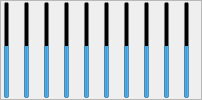
              <widget class="QFrame" name="frame_4">
               <property name="frameShape">
                <enum>QFrame::StyledPanel</enum>
               </property>
               <property name="frameShadow">
                <enum>QFrame::Raised</enum>
               </property>
               <layout class="QHBoxLayout" name="horizontalLayout_2">
                <property name="spacing">
                 <number>0</number>
                </property>
                <property name="leftMargin">
                 <number>0</number>
                </property>
                <property name="topMargin">
                 <number>0</number>
                </property>
                <property name="rightMargin">
                 <number>0</number>
                </property>
                <property name="bottomMargin">
                 <number>0</number>
                </property>
                <item>
                 <widget class="QSlider" name="verticalSlider_1">
                  <property name="styleSheet">
                   <string notr="true">QSlider{
    background-color: transparent;
}

QSlider::handle {
    background-color: qradialgradient(
        cx: 0.7, cy: 1.4, fx: 0.7, fy: 1.4,
        radius: 1, stop: 0 #fff, stop: 1 #424242
        );
	border-radius: 2px;
    height: 40px;
    width: 40px;
    margin: -15px 0px;
    }

QSlider::handle::hover{
	border: inset;
	 background-color: qradialgradient(
        cx: 0.7, cy: 1.4, fx: 0.7, fy: 1.4,
        radius: 1, stop: 0 #bbb, stop: 1 #000
        );
}</string>
                  </property>
                  <property name="minimum">
                   <number>-5</number>
                  </property>
                  <property name="maximum">
                   <number>3</number>
                  </property>
                  <property name="singleStep">
                   <number>1</number>
                  </property>
                  <property name="pageStep">
                   <number>1</number>
                  </property>
                  <property name="value">
                   <number>0</number>
                  </property>
                  <property name="orientation">
                   <enum>Qt::Vertical</enum>
                  </property>
                  <property name="tickPosition">
                   <enum>QSlider::TicksBelow</enum>
                  </property>
                  <property name="tickInterval">
                   <number>0</number>
                  </property>
                 </widget>
                </item>
                <item>
                 <widget class="QSlider" name="verticalSlider_2">
                  <property name="styleSheet">
                   <string notr="true">QSlider{
    background-color: transparent;
}

QSlider::handle {
    background-color: qradialgradient(
        cx: 0.7, cy: 1.4, fx: 0.7, fy: 1.4,
        radius: 1, stop: 0 #fff, stop: 1 #424242
        );
	border-radius: 2px;
    height: 40px;
    width: 40px;
    margin: -15px 0px;
    }

QSlider::handle::hover{
	border: inset;
	 background-color: qradialgradient(
        cx: 0.7, cy: 1.4, fx: 0.7, fy: 1.4,
        radius: 1, stop: 0 #bbb, stop: 1 #000
        );
}</string>
                  </property>
                  <property name="minimum">
                   <number>-5</number>
                  </property>
                  <property name="maximum">
                   <number>3</number>
                  </property>
                  <property name="singleStep">
                   <number>1</number>
                  </property>
                  <property name="pageStep">
                   <number>1</number>
                  </property>
                  <property name="value">
                   <number>0</number>
                  </property>
                  <property name="orientation">
                   <enum>Qt::Vertical</enum>
                  </property>
                  <property name="tickPosition">
                   <enum>QSlider::TicksBelow</enum>
                  </property>
                  <property name="tickInterval">
                   <number>0</number>
                  </property>
                 </widget>
                </item>
                <item>
                 <widget class="QSlider" name="verticalSlider_3">
                  <property name="styleSheet">
                   <string notr="true">QSlider{
    background-color: transparent;
}

QSlider::handle {
    background-color: qradialgradient(
        cx: 0.7, cy: 1.4, fx: 0.7, fy: 1.4,
        radius: 1, stop: 0 #fff, stop: 1 #424242
        );
	border-radius: 2px;
    height: 40px;
    width: 40px;
    margin: -15px 0px;
    }

QSlider::handle::hover{
	border: inset;
	 background-color: qradialgradient(
        cx: 0.7, cy: 1.4, fx: 0.7, fy: 1.4,
        radius: 1, stop: 0 #bbb, stop: 1 #000
        );
}</string>
                  </property>
                  <property name="minimum">
                   <number>-5</number>
                  </property>
                  <property name="maximum">
                   <number>3</number>
                  </property>
                  <property name="singleStep">
                   <number>1</number>
                  </property>
                  <property name="pageStep">
                   <number>1</number>
                  </property>
                  <property name="value">
                   <number>0</number>
                  </property>
                  <property name="orientation">
                   <enum>Qt::Vertical</enum>
                  </property>
                  <property name="tickPosition">
                   <enum>QSlider::TicksBelow</enum>
                  </property>
                  <property name="tickInterval">
                   <number>0</number>
                  </property>
                 </widget>
                </item>
                <item>
                 <widget class="QSlider" name="verticalSlider_4">
                  <property name="styleSheet">
                   <string notr="true">QSlider{
    background-color: transparent;
}

QSlider::handle {
    background-color: qradialgradient(
        cx: 0.7, cy: 1.4, fx: 0.7, fy: 1.4,
        radius: 1, stop: 0 #fff, stop: 1 #424242
        );
	border-radius: 2px;
    height: 40px;
    width: 40px;
    margin: -15px 0px;
    }

QSlider::handle::hover{
	border: inset;
	 background-color: qradialgradient(
        cx: 0.7, cy: 1.4, fx: 0.7, fy: 1.4,
        radius: 1, stop: 0 #bbb, stop: 1 #000
        );
}</string>
                  </property>
                  <property name="minimum">
                   <number>-5</number>
                  </property>
                  <property name="maximum">
                   <number>3</number>
                  </property>
                  <property name="pageStep">
                   <number>1</number>
                  </property>
                  <property name="value">
                   <number>0</number>
                  </property>
                  <property name="orientation">
                   <enum>Qt::Vertical</enum>
                  </property>
                  <property name="tickPosition">
                   <enum>QSlider::TicksBelow</enum>
                  </property>
                  <property name="tickInterval">
                   <number>0</number>
                  </property>
                 </widget>
                </item>
                <item>
                 <widget class="QSlider" name="verticalSlider_5">
                  <property name="styleSheet">
                   <string notr="true">QSlider{
    background-color: transparent;
}

QSlider::handle {
    background-color: qradialgradient(
        cx: 0.7, cy: 1.4, fx: 0.7, fy: 1.4,
        radius: 1, stop: 0 #fff, stop: 1 #424242
        );
	border-radius: 2px;
    height: 40px;
    width: 40px;
    margin: -15px 0px;
    }

QSlider::handle::hover{
	border: inset;
	 background-color: qradialgradient(
        cx: 0.7, cy: 1.4, fx: 0.7, fy: 1.4,
        radius: 1, stop: 0 #bbb, stop: 1 #000
        );
}</string>
                  </property>
                  <property name="minimum">
                   <number>-5</number>
                  </property>
                  <property name="maximum">
                   <number>3</number>
                  </property>
                  <property name="pageStep">
                   <number>1</number>
                  </property>
                  <property name="value">
                   <number>0</number>
                  </property>
                  <property name="orientation">
                   <enum>Qt::Vertical</enum>
                  </property>
                  <property name="tickPosition">
                   <enum>QSlider::TicksBelow</enum>
                  </property>
                  <property name="tickInterval">
                   <number>0</number>
                  </property>
                 </widget>
                </item>
                <item>
                 <widget class="QSlider" name="verticalSlider_6">
                  <property name="styleSheet">
                   <string notr="true">QSlider{
    background-color: transparent;
}

QSlider::handle {
    background-color: qradialgradient(
        cx: 0.7, cy: 1.4, fx: 0.7, fy: 1.4,
        radius: 1, stop: 0 #fff, stop: 1 #424242
        );
	border-radius: 2px;
    height: 40px;
    width: 40px;
    margin: -15px 0px;
    }

QSlider::handle::hover{
	border: inset;
	 background-color: qradialgradient(
        cx: 0.7, cy: 1.4, fx: 0.7, fy: 1.4,
        radius: 1, stop: 0 #bbb, stop: 1 #000
        );
}</string>
                  </property>
                  <property name="minimum">
                   <number>-5</number>
                  </property>
                  <property name="maximum">
                   <number>3</number>
                  </property>
                  <property name="pageStep">
                   <number>1</number>
                  </property>
                  <property name="value">
                   <number>0</number>
                  </property>
                  <property name="orientation">
                   <enum>Qt::Vertical</enum>
                  </property>
                  <property name="tickPosition">
                   <enum>QSlider::TicksBelow</enum>
                  </property>
                  <property name="tickInterval">
                   <number>0</number>
                  </property>
                 </widget>
                </item>
                <item>
                 <widget class="QSlider" name="verticalSlider_7">
                  <property name="styleSheet">
                   <string notr="true">QSlider{
    background-color: transparent;
}

QSlider::handle {
    background-color: qradialgradient(
        cx: 0.7, cy: 1.4, fx: 0.7, fy: 1.4,
        radius: 1, stop: 0 #fff, stop: 1 #424242
        );
	border-radius: 2px;
    height: 40px;
    width: 40px;
    margin: -15px 0px;
    }

QSlider::handle::hover{
	border: inset;
	 background-color: qradialgradient(
        cx: 0.7, cy: 1.4, fx: 0.7, fy: 1.4,
        radius: 1, stop: 0 #bbb, stop: 1 #000
        );
}</string>
                  </property>
                  <property name="minimum">
                   <number>-5</number>
                  </property>
                  <property name="maximum">
                   <number>3</number>
                  </property>
                  <property name="pageStep">
                   <number>1</number>
                  </property>
                  <property name="value">
                   <number>0</number>
                  </property>
                  <property name="orientation">
                   <enum>Qt::Vertical</enum>
                  </property>
                  <property name="tickPosition">
                   <enum>QSlider::TicksBelow</enum>
                  </property>
                  <property name="tickInterval">
                   <number>0</number>
                  </property>
                 </widget>
                </item>
                <item>
                 <widget class="QSlider" name="verticalSlider_8">
                  <property name="styleSheet">
                   <string notr="true">QSlider{
    background-color: transparent;
}

QSlider::handle {
    background-color: qradialgradient(
        cx: 0.7, cy: 1.4, fx: 0.7, fy: 1.4,
        radius: 1, stop: 0 #fff, stop: 1 #424242
        );
	border-radius: 2px;
    height: 40px;
    width: 40px;
    margin: -15px 0px;
    }

QSlider::handle::hover{
	border: inset;
	 background-color: qradialgradient(
        cx: 0.7, cy: 1.4, fx: 0.7, fy: 1.4,
        radius: 1, stop: 0 #bbb, stop: 1 #000
        );
}</string>
                  </property>
                  <property name="minimum">
                   <number>-5</number>
                  </property>
                  <property name="maximum">
                   <number>3</number>
                  </property>
                  <property name="pageStep">
                   <number>1</number>
                  </property>
                  <property name="value">
                   <number>0</number>
                  </property>
                  <property name="orientation">
                   <enum>Qt::Vertical</enum>
                  </property>
                  <property name="tickPosition">
                   <enum>QSlider::TicksBelow</enum>
                  </property>
                  <property name="tickInterval">
                   <number>0</number>
                  </property>
                 </widget>
                </item>
                <item>
                 <widget class="QSlider" name="verticalSlider_9">
                  <property name="styleSheet">
                   <string notr="true">QSlider{
    background-color: transparent;
}

QSlider::handle {
    background-color: qradialgradient(
        cx: 0.7, cy: 1.4, fx: 0.7, fy: 1.4,
        radius: 1, stop: 0 #fff, stop: 1 #424242
        );
	border-radius: 2px;
    height: 40px;
    width: 40px;
    margin: -15px 0px;
    }

QSlider::handle::hover{
	border: inset;
	 background-color: qradialgradient(
        cx: 0.7, cy: 1.4, fx: 0.7, fy: 1.4,
        radius: 1, stop: 0 #bbb, stop: 1 #000
        );
}</string>
                  </property>
                  <property name="minimum">
                   <number>-5</number>
                  </property>
                  <property name="maximum">
                   <number>3</number>
                  </property>
                  <property name="pageStep">
                   <number>1</number>
                  </property>
                  <property name="value">
                   <number>0</number>
                  </property>
                  <property name="orientation">
                   <enum>Qt::Vertical</enum>
                  </property>
                  <property name="tickPosition">
                   <enum>QSlider::TicksBelow</enum>
                  </property>
                  <property name="tickInterval">
                   <number>0</number>
                  </property>
                 </widget>
                </item>
                <item>
                 <widget class="QSlider" name="verticalSlider_10">
                  <property name="styleSheet">
                   <string notr="true">QSlider{
    background-color: transparent;
}

QSlider::handle {
    background-color: qradialgradient(
        cx: 0.7, cy: 1.4, fx: 0.7, fy: 1.4,
        radius: 1, stop: 0 #fff, stop: 1 #424242
        );
	border-radius: 2px;
    height: 40px;
    width: 40px;
    margin: -15px 0px;
    }

QSlider::handle::hover{
	border: inset;
	 background-color: qradialgradient(
        cx: 0.7, cy: 1.4, fx: 0.7, fy: 1.4,
        radius: 1, stop: 0 #bbb, stop: 1 #000
        );
}</string>
                  </property>
                  <property name="minimum">
                   <number>-5</number>
                  </property>
                  <property name="maximum">
                   <number>3</number>
                  </property>
                  <property name="pageStep">
                   <number>1</number>
                  </property>
                  <property name="value">
                   <number>0</number>
                  </property>
                  <property name="orientation">
                   <enum>Qt::Vertical</enum>
                  </property>
                  <property name="tickPosition">
                   <enum>QSlider::TicksBelow</enum>
                  </property>
                  <property name="tickInterval">
                   <number>0</number>
                  </property>
                 </widget>
                </item>
               </layout>
              </widget>
